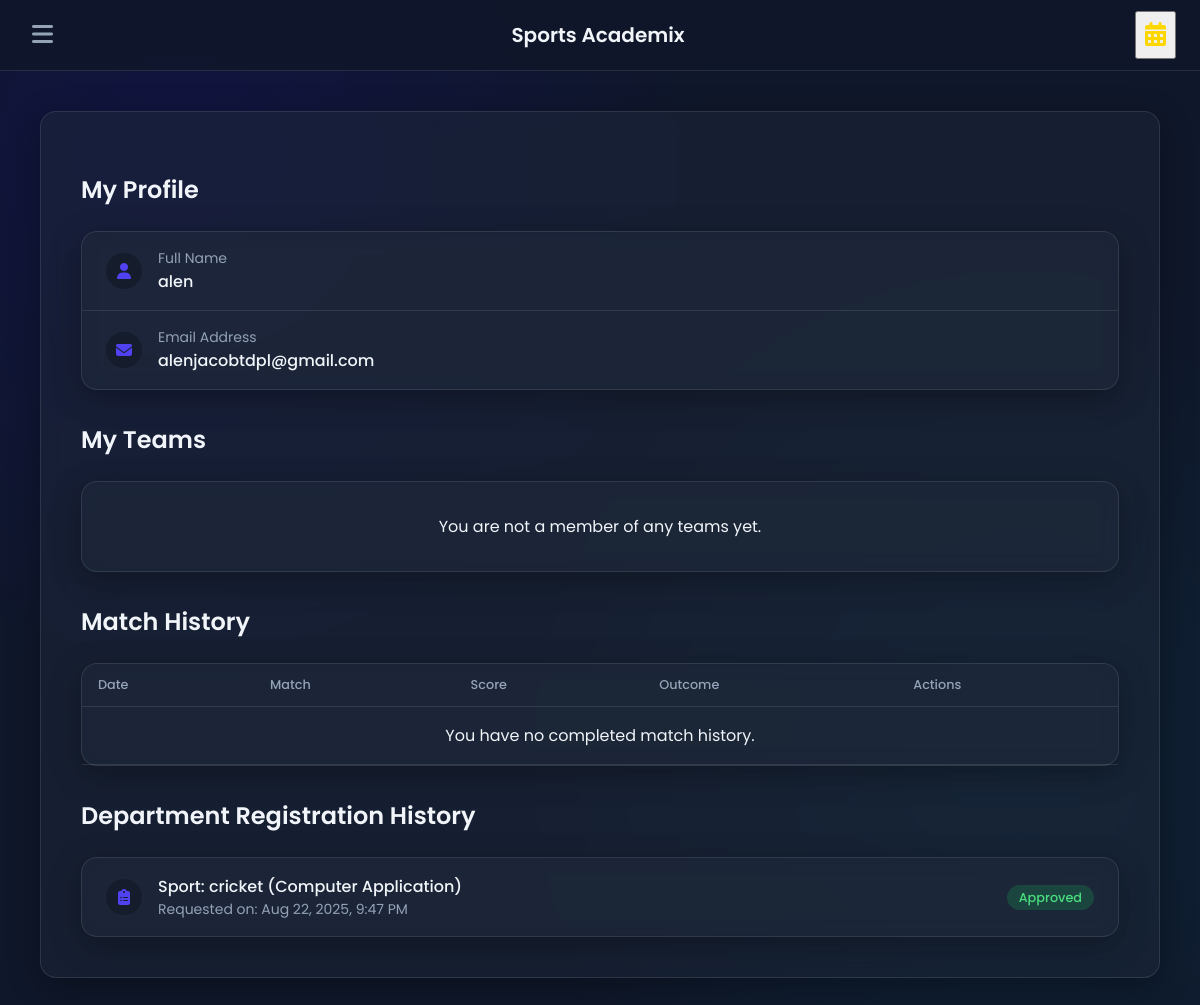
The app's page /home.php?page=profile (signed in) with its own data.
### tables this page shows
CREATE TABLE `users` (
  `user_id` int(11) NOT NULL,
  `name` varchar(100) DEFAULT NULL,
  `email` varchar(100) DEFAULT NULL,
  `password` varchar(250) DEFAULT NULL,
  `student_id` varchar(20) DEFAULT NULL,
  `role` enum('admin','user') DEFAULT 'user',
  `status` enum('active','blocked') DEFAULT NULL,
  `created_at` datetime DEFAULT current_timestamp(),
  `reset_token` varchar(255) DEFAULT NULL,
  `reset_token_expires_at` datetime DEFAULT NULL,
  `otp_hash` varchar(255) DEFAULT NULL,
  `otp_expires_at` datetime DEFAULT NULL
);

CREATE TABLE `registrations` (
  `registration_id` int(11) NOT NULL,
  `user_id` int(11) DEFAULT NULL,
  `sport_id` int(11) DEFAULT NULL,
  `department` varchar(100) DEFAULT NULL,
  `team_id` int(11) DEFAULT NULL,
  `event_id` int(11) DEFAULT NULL,
  `status` enum('pending','approved','rejected') DEFAULT NULL,
  `registered_at` datetime NOT NULL DEFAULT current_timestamp()
);

CREATE TABLE `sports` (
  `sport_id` int(11) NOT NULL,
  `name` varchar(100) DEFAULT NULL,
  `code` varchar(10) DEFAULT NULL,
  `max_players` int(11) DEFAULT 0,
  `status` enum('active','inactive') NOT NULL DEFAULT 'active',
  `points_for_win` int(11) NOT NULL DEFAULT 3,
  `points_for_draw` int(11) NOT NULL DEFAULT 1,
  `points_for_loss` int(11) NOT NULL DEFAULT 0
);

### home.php (the view, shortened to what this page needs)
<?php
require_once 'config.php';
$logged_in_user_id = $_SESSION['user_id'];
$stmt_user_data = $conn->prepare("SELECT name, email FROM users WHERE user_id = ?");
$stmt_user_data->bind_param("i", $logged_in_user_id);
$stmt_user_data->execute();
$user_data_result = $stmt_user_data->get_result();
$user_data = $user_data_result->fetch_assoc();
$logged_in_user_name = $user_data['name'] ?? 'User';
$logged_in_user_email = $user_data['email'] ?? 'No email set';
$stmt_history = $conn->prepare("SELECT r.status, r.registered_at, r.department, s.name as sport_name FROM registrations r JOIN sports s ON r.sport_id = s.sport_id WHERE r.user_id = ? AND r.team_id IS NULL ORDER BY r.registered_at DESC");
$stmt_history->bind_param("i", $logged_in_user_id);
$stmt_history->execute();
$user_registrations = $stmt_history->get_result();
$stmt_teams = $conn->prepare("SELECT t.team_name, s.name as sport_name FROM team_members tm JOIN teams t ON tm.team_id = t.team_id JOIN sports s ON t.sport_id = s.sport_id WHERE tm.user_id = ? ORDER BY t.team_name ASC");
$stmt_teams->bind_param("i", $logged_in_user_id);
$stmt_teams->execute();
$user_teams = $stmt_teams->get_result();
$stmt_matches = $conn->prepare("
    SELECT
        e.event_id, e.event_date, s.name as sport_name,
        t1.team_name as team1_name, t2.team_name as team2_name,
        e.team1_score, e.team2_score, e.result, e.team1_id, e.team2_id,
        tm.team_id as user_team_id
    FROM events e
    JOIN sports s ON e.sport_id = s.sport_id
    LEFT JOIN teams t1 ON e.team1_id = t1.team_id
    LEFT JOIN teams t2 ON e.team2_id = t2.team_id
    JOIN team_members tm ON (tm.team_id = e.team1_id OR tm.team_id = e.team2_id)
    WHERE tm.user_id = ? AND e.status = 'completed'
    GROUP BY e.event_id, e.event_date, s.name, t1.team_name, t2.team_name, e.team1_score, e.team2_score, e.result, e.team1_id, e.team2_id, user_team_id
    ORDER BY e.event_date DESC
");
$stmt_matches->bind_param("i", $logged_in_user_id);
$stmt_matches->execute();
$match_history = $stmt_matches->get_result();
$currentPage = $_GET['page'] ?? 'dashboard';
?>
<!DOCTYPE html>
<html lang="en">
<head>
    <link rel="stylesheet" href="https://cdnjs.cloudflare.com/ajax/libs/font-awesome/6.4.0/css/all.min.css">
    <link href="https://cdn.jsdelivr.net/npm/vanilla-calendar-pro/build/vanilla-calendar.min.css" rel="stylesheet">
</head>
<body>
    <div class="main-content">
        <header class="top-navbar">
            <button class="menu-toggle" id="menu-toggle"><i class="fas fa-bars"></i></button>
            <a href="?page=dashboard" class="brand">
                <h1>Sports Academix</h1>
            </a>
            <div class="header-actions">
                <button class="calendar-icon" id="calendar-toggle" title="View Schedule"><i class="fas fa-calendar-alt"></i></button>
            </div>
        </header>
        <main>
            <div id="profile" class="tab-content <?php if($currentPage == 'profile') echo 'active'; ?>"><div class="page-content"><h2>My Profile</h2><?php if (isset($_SESSION['form_status']) && $_SESSION['form_status']['page'] === 'profile') { $status = $_SESSION['form_status']; echo '<div class="status-message ' . ($status['type'] === 'success' ? 'status-success' : 'status-error') . '">' . htmlspecialchars($status['message']) . '</div>'; unset($_SESSION['form_status']); } ?><div class="content-box" style="margin-bottom: 2rem;"><div class="list-item"><div class="list-item-icon"><i class="fas fa-user"></i></div><div class="list-item-details"><p class="text-sm">Full Name</p><p class="font-medium"><?php echo htmlspecialchars($logged_in_user_name); ?></p></div></div><div class="list-item"><div class="list-item-icon"><i class="fas fa-envelope"></i></div><div class="list-item-details"><p class="text-sm">Email Address</p><p class="font-medium"><?php echo htmlspecialchars($logged_in_user_email); ?></p></div></div></div><h3 class="h3">My Teams</h3><div class="content-box" style="margin-bottom: 2rem;"><?php if ($user_teams->num_rows > 0): ?><?php while($team = $user_teams->fetch_assoc()): ?><div class="list-item"><div class="list-item-icon"><i class="fas fa-users"></i></div><div class="list-item-details"><p class="font-medium"><?php echo htmlspecialchars($team['team_name']); ?></p></div><div class="list-item-aside"><p class="text-sm"><?php echo htmlspecialchars($team['sport_name']); ?></p></div></div><?php endwhile; ?><?php else: ?><p style="text-align:center; padding: 1rem;">You are not a member of any teams yet.</p><?php endif; ?></div><h3 class="h3">Match History</h3><div class="content-box" style="margin-bottom: 2rem;"><table class="data-table"><thead><tr><th>Date</th><th>Match</th><th>Score</th><th>Outcome</th><th>Actions</th></tr></thead><tbody><?php if ($match_history->num_rows > 0): ?><?php while($match = $match_history->fetch_assoc()): ?><?php $outcome = 'Draw'; if ($match['result'] === 'team1_win') { $outcome = ($match['user_team_id'] == $match['team1_id']) ? 'Win' : 'Loss'; } elseif ($match['result'] === 'team2_win') { $outcome = ($match['user_team_id'] == $match['team2_id']) ? 'Win' : 'Loss'; } ?><tr><td><?php echo date('M d, Y', strtotime($match['event_date'])); ?></td><td><?php echo htmlspecialchars($match['team1_name']) . " vs " . htmlspecialchars($match['team2_name']); ?></td><td><?php echo $match['team1_score'] . " - " . $match['team2_score']; ?></td><td><?php echo $outcome; ?></td><td><button class="appeal-btn" data-event-id="<?php echo $match['event_id']; ?>" data-match-details="<?php echo htmlspecialchars($match['team1_name'] . ' vs ' . $match['team2_name']); ?>">Appeal</button></td></tr><?php endwhile; ?><?php else: ?><tr><td colspan="5" style="text-align:center; padding: 1rem;">You have no completed match history.</td></tr><?php endif; ?></tbody></table></div><h3 class="h3">Department Registration History</h3><div class="content-box"><?php if ($user_registrations->num_rows > 0): ?><?php mysqli_data_seek($user_registrations, 0); while($reg = $user_registrations->fetch_assoc()): ?><div class="list-item"><div class="list-item-icon"><i class="fas fa-clipboard-list"></i></div><div class="list-item-details"><p class="font-medium">Sport: <?php echo htmlspecialchars($reg['sport_name']); ?> (<?php echo htmlspecialchars($reg['department']); ?>)</p><p class="text-sm text-gray">Requested on: <?php echo date('M d, Y, g:i A', strtotime($reg['registered_at'])); ?></p></div><div class="list-item-aside"><span class="status-tag status-<?php echo strtolower($reg['status']); ?>"><?php echo htmlspecialchars(ucfirst($reg['status'])); ?></span></div></div><?php endwhile; ?><?php else: ?><p style="text-align:center; padding: 1rem;">You have no department registration history.</p><?php endif; ?></div></div></div>
        </main>
    </div>
</body>
</html>

### home.php (style rules this page uses)
:root { --primary-hue: 245; --primary: hsl(var(--primary-hue), 85%, 60%); --bg-dark: #0f172a; --bg-glass: rgba(30, 41, 59, 0.5); --border-glass: rgba(255, 255, 255, 0.1); --text-light: #f1f5f9; --text-muted: #94a3b8; --shadow-lg: 0 8px 32px 0 rgba(0, 0, 0, 0.3); }
body { font-family: 'Poppins', sans-serif; background-color: var(--bg-dark); background-image: radial-gradient(circle at 15% 15%, hsla(var(--primary-hue), 80%, 25%, 0.3) 0, transparent 40%), radial-gradient(circle at 85% 75%, hsla(190, 80%, 20%, 0.2) 0, transparent 40%); background-attachment: fixed; margin: 0; color: var(--text-light); }
.top-navbar { display: flex; align-items: center; padding: 0 1.5rem; height: 70px; background-color: rgba(15, 23, 42, 0.8); backdrop-filter: blur(10px); border-bottom: 1px solid var(--border-glass); position: sticky; top: 0; z-index: 100; }
.menu-toggle { background: none; border: none; color: var(--text-muted); font-size: 1.5rem; cursor: pointer; padding: 0.5rem; transition: color 0.2s; }
.brand { display: flex; align-items: center; gap: 0.75rem; text-decoration: none; color: var(--text-light); margin: 0 auto; }
.brand h1 { font-size: 1.25rem; font-weight: 600; margin: 0; }
.header-actions { display: flex; align-items: center; gap: 1rem; position: relative; }
.main-content { flex: 1; }
main { padding: 2.5rem; max-width: 1200px; margin: 0 auto; }
.tab-content { display: none; }
.tab-content.active { display: block; animation: fadeIn 0.5s ease-in-out; }
.welcome-banner, .sport-card, .content-box, .page-content { background: var(--bg-glass); border: 1px solid var(--border-glass); backdrop-filter: blur(10px); box-shadow: var(--shadow-lg); border-radius: 1rem; }
h2, h3.h3 { font-size: 1.5rem; font-weight: 600; color: var(--text-light); margin-bottom: 1.5rem; }
.text-gray { color:var(--text-muted) }
.content-box { padding: 0; }
.list-item { display: flex; align-items: center; gap: 1rem; padding: 1rem 1.5rem; border-bottom: 1px solid var(--border-glass); }
.list-item:last-child { border-bottom: none; }
.list-item-icon { font-size: 1rem; width: 36px; height: 36px; display: grid; place-items: center; border-radius: 50%; color: var(--primary); background-color: rgba(0,0,0,0.2); }
.list-item-details { flex-grow: 1; }
.list-item-details p { margin: 0; }
.font-medium { font-weight: 500; }
.text-sm { font-size: 0.875rem; color: var(--text-muted); }
.list-item-aside { text-align: right; }
.page-content { padding: 2.5rem; }
.status-tag { padding: .25rem .75rem; border-radius: 9999px; font-size: 0.8rem; font-weight: 500; }
.status-approved { background-color: rgba(34, 197, 94, 0.2); color: #4ade80; }
.data-table { width: 100%; border-collapse: collapse; }
.data-table th, .data-table td { padding: .75rem 1rem; text-align: left; border-bottom: 1px solid var(--border-glass); }
.data-table th { font-weight: 500; font-size: 0.8rem; color: var(--text-muted); }
.calendar-icon { font-size: 1.5rem; color: #FFD700; cursor: pointer; padding: 0.5rem; transition: color 0.2s; }

### records on screen
users: name "alen", email "alenjacobtdpl@gmail.com"
registrations: sport.name "cricket", department "Computer Application", registered_at "Aug 22, 2025, 9:47 PM", status "Approved"
